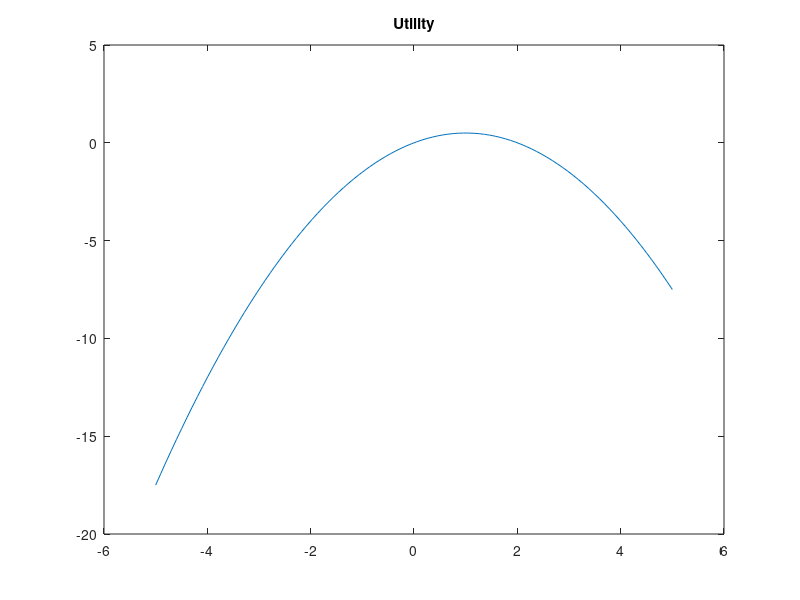
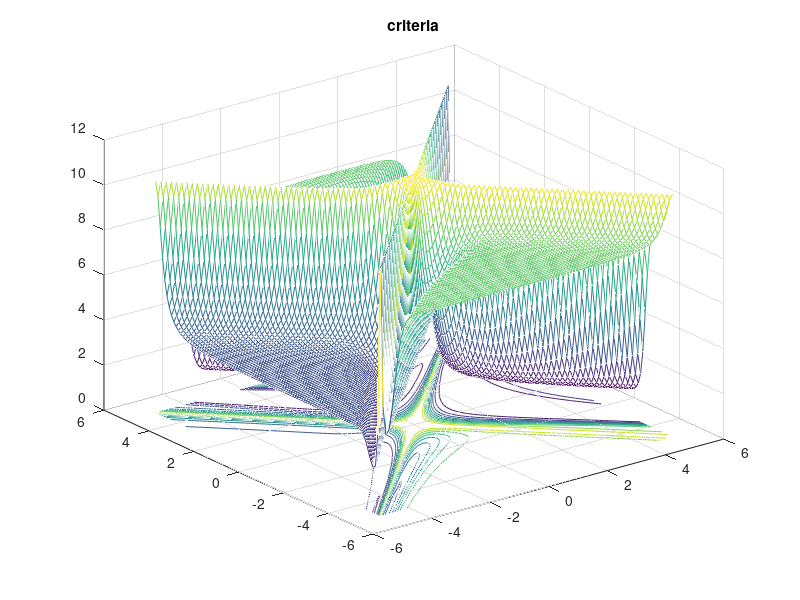

Recreate these plots in MATLAB, in order.
% Utility
% U(x) = t1*x+t2*x^2;

close all
clear all

t2 = -0.5;
t1 = 1;

Ng =100;
x = linspace(-5,5,Ng);
U = t1.*x+t2.*(x.^2);

figure
plot(x,U);
title('Utility')


%%
X1 = x;
X2 = x;


S0 = diag([1,10]);

q = 0.25;
beta = 1;

D = zeros(Ng,Ng,2);
g = zeros(Ng,Ng);
dg = zeros(Ng,Ng,2);
for i = 1 : Ng
    
    for j = 1 : Ng
        
        x1 = X1(i);
        x2 = X2(j);
        D(i,j,1) = x1-x2;
        D(i,j,2) = x1^2-x2^2;
        dU(i,j) = [D(i,j,1),D(i,j,2)]*[t1;t2];
        g(i,j) = 1/(1+exp(-beta*(dU(i,j)) ));
        
        
        DD =[D(i,j,1);D(i,j,2)]*[D(i,j,1);D(i,j,2)]';
        
        S = q*(inv(S0) + (1-g(i,j))^2*DD )^-1 + (1-q)*( inv(S0) + g(i,j)^2*DD )^-1;
        
        crit(i,j) = trace(S);
        
    end
end


[X,Y]=meshgrid(X1,X2);

figure
meshc(X,Y,crit)

title('criteria')